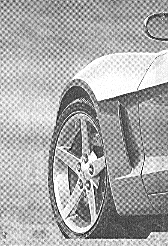
#> input picture 第三次作业/car-moire-pattern.tif, 168 x 246 px
$ python get_rid_of_moire.py
#> lines starting #> are read from the running program, lines starting #| are printed output that depends on the picture; after the words box and inside, x2 and y2 are one past the last pixel; in counts of white or black regions, pixels touching at a corner belong together
import cv2
import numpy as np

import matplotlib.pyplot as plt

def read_image(image_path):
#> called with image_path = './car-moire-pattern.tif'
    image = cv2.imread(image_path, cv2.IMREAD_GRAYSCALE)
#> image is the input picture: shape (246, 168); min 0, max 255, mean 169.7
    return image

def apply_fourier_transform(image):
    f = np.fft.fft2(image)
    fshift = np.fft.fftshift(f)
    magnitude_spectrum = 20 * np.log(np.abs(fshift))
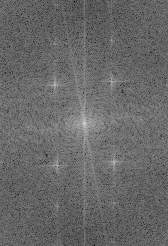
#> magnitude_spectrum: shape (246, 168) float64; min 61.64, max 315.3, mean 165.5; drawn with min black and max white
    return fshift, magnitude_spectrum

def notch_filter(shape, notch_center, notch_radius):
#> called with shape = (246, 168), notch_center = (30, 30), notch_radius = 19
    rows, cols = shape
    mask = np.ones((rows, cols), np.uint8)
    center_row, center_col = rows // 2, cols // 2
    for r in range(rows):
        for c in range(cols):
            if np.sqrt((r - center_row - notch_center[0])**2 + (c - center_col - notch_center[1])**2) < notch_radius:
                mask[r, c] = 0
            if np.sqrt((r - center_row + notch_center[0])**2 + (c - center_col + notch_center[1])**2) < notch_radius:
                mask[r, c] = 0
            if np.sqrt((r - center_row - notch_center[0])**2 + (c - center_col + notch_center[1])**2) < notch_radius:
                mask[r, c] = 0
            if np.sqrt((r - center_row + notch_center[0])**2 + (c - center_col - notch_center[1])**2) < notch_radius:
                mask[r, c] = 0
    return mask

def apply_notch_filter(fshift, notch_center, notch_radius):
    mask = notch_filter(fshift.shape, notch_center, notch_radius)
    fshift_filtered = fshift * mask
    return fshift_filtered, mask

def inverse_fourier_transform(fshift_filtered):
    f_ishift = np.fft.ifftshift(fshift_filtered)
    img_back = np.fft.ifft2(f_ishift)
    img_back = np.abs(img_back)
    return img_back

def main():
    image_path = './car-moire-pattern.tif'
    image = read_image(image_path)

    fshift, magnitude_spectrum = apply_fourier_transform(image)

    notch_center = (30, 30)
    notch_radius = 19
    fshift_filtered, mask = apply_notch_filter(fshift, notch_center, notch_radius)
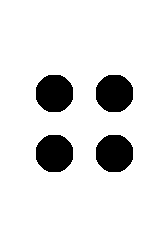
#> mask: shape (246, 168); values 0 (black) and 1 (white), 89.1% white; 4 black regions, box (x1, y1, x2, y2) and area: (36, 75, 73, 112) 1125, (96, 75, 133, 112) 1125, (36, 135, 73, 172) 1125, (96, 135, 133, 172) 1125

    img_back = inverse_fourier_transform(fshift_filtered)
#> in inverse_fourier_transform, `img_back = np.abs(img_back)`:
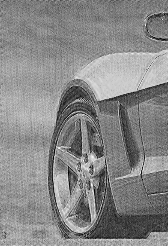
#> img_back: shape (246, 168) float64; min 0.0363, max 318.2, mean 169.7; drawn with min black and max white

    plt.subplot(221), plt.imshow(image, cmap='gray')
    plt.title('Input Image'), plt.xticks([]), plt.yticks([])
    plt.subplot(222), plt.imshow(np.log(np.abs(fshift)), cmap='gray')
    plt.title('Magnitude Spectrum'), plt.xticks([]), plt.yticks([])
    plt.subplot(223), plt.imshow(np.log(np.abs(fshift)) * mask, cmap='gray')
    plt.title('Magnitude Spectrum after Filter'), plt.xticks([]), plt.yticks([])
    plt.subplot(224), plt.imshow(img_back, cmap='gray')
    plt.title('Image after Notch Filter'), plt.xticks([]), plt.yticks([])
    plt.show()
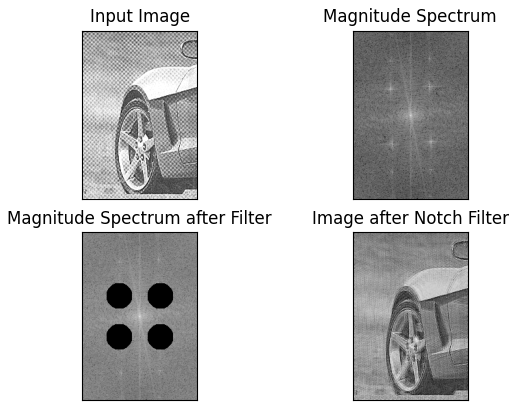
#> figure drawn by matplotlib, 4 panels
    plt.imsave('input_image.png', image, cmap='gray')
    plt.imsave('magnitude_spectrum.png', np.log(np.abs(fshift)), cmap='gray')
    plt.imsave('magnitude_spectrum_after_filter.png', np.log(np.abs(fshift)) * mask, cmap='gray')
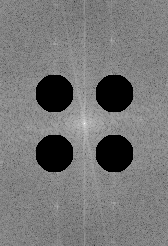
#> saved as magnitude_spectrum_after_filter.png: shape (246, 168, 3); min 0, max 255, mean 118.4
    plt.imsave('image_after_notch_filter.png', img_back, cmap='gray')

if __name__ == "__main__":
    main()
